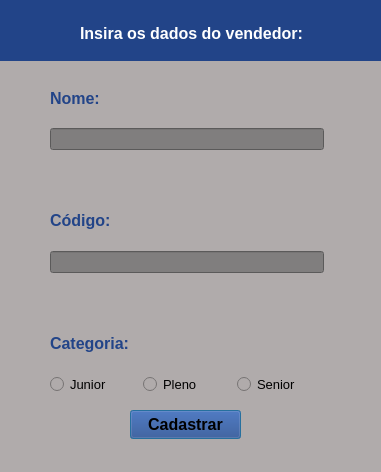
<?xml version="1.0" encoding="UTF-8"?>
<ui version="4.0">
 <class>cadastrovendedor</class>
 <widget class="QDialog" name="cadastrovendedor">
  <property name="geometry">
   <rect>
    <x>0</x>
    <y>0</y>
    <width>381</width>
    <height>472</height>
   </rect>
  </property>
  <property name="minimumSize">
   <size>
    <width>381</width>
    <height>472</height>
   </size>
  </property>
  <property name="maximumSize">
   <size>
    <width>381</width>
    <height>472</height>
   </size>
  </property>
  <property name="windowTitle">
   <string>Cadastrar Vendedor</string>
  </property>
  <property name="styleSheet">
   <string notr="true">background-color:#b0abab</string>
  </property>
  <widget class="QWidget" name="layoutWidget">
   <property name="geometry">
    <rect>
     <x>50</x>
     <y>74</y>
     <width>274</width>
     <height>321</height>
    </rect>
   </property>
   <layout class="QVBoxLayout" name="verticalLayout_4">
    <property name="sizeConstraint">
     <enum>QLayout::SizeConstraint::SetDefaultConstraint</enum>
    </property>
    <item>
     <layout class="QVBoxLayout" name="verticalLayout">
      <item>
       <widget class="QLabel" name="label_nome_cved">
        <property name="font">
         <font>
          <pointsize>12</pointsize>
          <bold>true</bold>
         </font>
        </property>
        <property name="styleSheet">
         <string notr="true">color: #248;</string>
        </property>
        <property name="text">
         <string>Nome:</string>
        </property>
       </widget>
      </item>
      <item>
       <widget class="QLineEdit" name="line_nome_cvend">
        <property name="styleSheet">
         <string notr="true">background:#807e7e</string>
        </property>
       </widget>
      </item>
     </layout>
    </item>
    <item>
     <spacer name="verticalSpacer_2">
      <property name="orientation">
       <enum>Qt::Orientation::Vertical</enum>
      </property>
      <property name="sizeType">
       <enum>QSizePolicy::Policy::Fixed</enum>
      </property>
      <property name="sizeHint" stdset="0">
       <size>
        <width>20</width>
        <height>40</height>
       </size>
      </property>
     </spacer>
    </item>
    <item>
     <layout class="QVBoxLayout" name="verticalLayout_2">
      <item>
       <widget class="QLabel" name="label_cod_cvend">
        <property name="font">
         <font>
          <pointsize>12</pointsize>
          <bold>true</bold>
         </font>
        </property>
        <property name="styleSheet">
         <string notr="true">color: #248;</string>
        </property>
        <property name="text">
         <string>Código:</string>
        </property>
       </widget>
      </item>
      <item>
       <widget class="QLineEdit" name="line_cod_cvend">
        <property name="styleSheet">
         <string notr="true">background:#807e7e</string>
        </property>
       </widget>
      </item>
     </layout>
    </item>
    <item>
     <spacer name="verticalSpacer_3">
      <property name="orientation">
       <enum>Qt::Orientation::Vertical</enum>
      </property>
      <property name="sizeType">
       <enum>QSizePolicy::Policy::Fixed</enum>
      </property>
      <property name="sizeHint" stdset="0">
       <size>
        <width>20</width>
        <height>40</height>
       </size>
      </property>
     </spacer>
    </item>
    <item>
     <layout class="QVBoxLayout" name="verticalLayout_3">
      <item>
       <widget class="QLabel" name="label_cat_cvend">
        <property name="maximumSize">
         <size>
          <width>381</width>
          <height>472</height>
         </size>
        </property>
        <property name="font">
         <font>
          <pointsize>12</pointsize>
          <bold>true</bold>
         </font>
        </property>
        <property name="styleSheet">
         <string notr="true">color: #248;</string>
        </property>
        <property name="text">
         <string>Categoria:</string>
        </property>
       </widget>
      </item>
      <item>
       <layout class="QHBoxLayout" name="horizontalLayout">
        <item>
         <widget class="QRadioButton" name="radio_junior_cvend">
          <property name="font">
           <font>
            <pointsize>10</pointsize>
           </font>
          </property>
          <property name="styleSheet">
           <string notr="true">color: #000;</string>
          </property>
          <property name="text">
           <string>Junior</string>
          </property>
         </widget>
        </item>
        <item>
         <widget class="QRadioButton" name="radio_pleno_cvend">
          <property name="font">
           <font>
            <pointsize>10</pointsize>
           </font>
          </property>
          <property name="styleSheet">
           <string notr="true">color: #000;</string>
          </property>
          <property name="text">
           <string>Pleno</string>
          </property>
         </widget>
        </item>
        <item>
         <widget class="QRadioButton" name="radio_senior_cvend">
          <property name="font">
           <font>
            <pointsize>10</pointsize>
           </font>
          </property>
          <property name="styleSheet">
           <string notr="true">color: #000;</string>
          </property>
          <property name="text">
           <string>Senior</string>
          </property>
         </widget>
        </item>
       </layout>
      </item>
     </layout>
    </item>
   </layout>
  </widget>
  <widget class="QPushButton" name="btn_cadastrar_vend">
   <property name="geometry">
    <rect>
     <x>130</x>
     <y>410</y>
     <width>111</width>
     <height>29</height>
    </rect>
   </property>
   <property name="font">
    <font>
     <pointsize>12</pointsize>
     <bold>true</bold>
    </font>
   </property>
   <property name="styleSheet">
    <string notr="true">background-color: #248;
</string>
   </property>
   <property name="text">
    <string>Cadastrar</string>
   </property>
  </widget>
  <widget class="QWidget" name="widget_2" native="true">
   <property name="geometry">
    <rect>
     <x>0</x>
     <y>0</y>
     <width>391</width>
     <height>61</height>
    </rect>
   </property>
   <property name="styleSheet">
    <string notr="true">background:#248; 
color: #ffffff;</string>
   </property>
   <widget class="QLabel" name="label_dad_vend">
    <property name="geometry">
     <rect>
      <x>80</x>
      <y>20</y>
      <width>281</width>
      <height>27</height>
     </rect>
    </property>
    <property name="font">
     <font>
      <pointsize>12</pointsize>
      <bold>true</bold>
     </font>
    </property>
    <property name="styleSheet">
     <string notr="true">color: #white;</string>
    </property>
    <property name="text">
     <string>Insira os dados do vendedor:</string>
    </property>
   </widget>
  </widget>
 </widget>
 <resources/>
 <connections/>
</ui>
